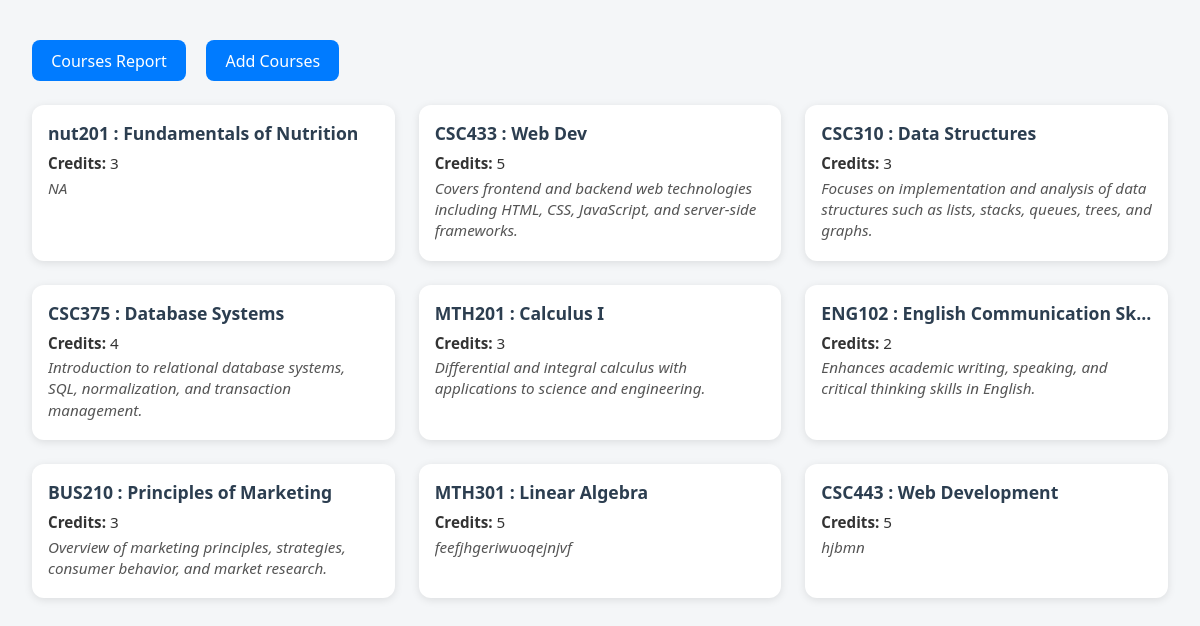
The app's page /controller/CourseController.php?action=index with its own data.
### tables this page shows
CREATE TABLE IF NOT EXISTS `courses` (
  `id` int NOT NULL AUTO_INCREMENT,
  `course_code` varchar(20) NOT NULL,
  `course_name` varchar(100) NOT NULL,
  `description` text,
  `credits` int DEFAULT '3',
  `created_at` datetime DEFAULT CURRENT_TIMESTAMP,
  `updated_at` datetime DEFAULT CURRENT_TIMESTAMP ON UPDATE CURRENT_TIMESTAMP,
  PRIMARY KEY (`id`),
  UNIQUE KEY `course_code` (`course_code`),
  UNIQUE KEY `course_name` (`course_name`)
);

### models/Course.php (called while the page is built, shortened)
<?php
class Course
{
    private $pdo;
    public function __construct($pdo)
    {
        $this->pdo = $pdo;
    }
    public static function fromRow($pdo, $row)
    {
        $course = new self($pdo);
        $course->id = $row['id'];
        $course->course_code = $row['course_code'];
        $course->course_name = $row['course_name'];
        $course->description = $row['description'];
        $course->credits = $row['credits'];
        $course->created_at = $row['created_at'];
        $course->updated_at = $row['updated_at'];
        return $course;
    }
    public function all()
    {
        try {
            $stmt = $this->pdo->query("SELECT * FROM courses ORDER BY created_at DESC");
            $courses = [];
            while ($row = $stmt->fetch()) {
                $courses[] = self::fromRow($this->pdo, $row);
            }
            return ['success' => $courses];
        } catch (PDOException $e) {
            return ['error' => $e->getMessage()];
        }
    }
}

### views/courses.php (the view, shortened to what this page needs)
<html lang="en">
<head>
    <link rel="stylesheet" href="../css/mainC.css">
</head>
<body>
    <a href="../controller/CourseController.php?action=report" class="report-button">Courses Report</a>
    <a href="../controller/CourseController.php?action=createForm" class="report-button">Add Courses</a>
    <div class="form-and-cards-container">
        <?php foreach ($courses as $course): ?>
            <div role="button" tabindex="0" class="course-card"
                 onclick="window.location.href='../controller/CourseController.php?action=details&id=<?= $course->id ?>'">
                <h3 class="title"><?= htmlspecialchars($course->course_code) ?> : <?= htmlspecialchars($course->course_name) ?></h3>
                <p><strong>Credits:</strong> <?= htmlspecialchars($course->credits) ?></p>
                <p class="description"><?= nl2br(htmlspecialchars($course->description)) ?></p>
            </div>
        <?php endforeach; ?>
    </div>
</body>
</html>

### controller/CourseController.php (shortened to what this page needs)
<?php
require_once __DIR__ . '/../models/Course.php';
require_once __DIR__ . '/../dbconfig.php';
class CourseController
{
    private $courseModel;
    public function __construct()
    {
        global $pdo;
        $this->courseModel = new Course($pdo);
    }
    public function index()
    {
        $result = $this->courseModel->all();
        $courses = [];
        if (isset($result['success'])) {
            $courses = $result['success'];
        } elseif (isset($result['error'])) {
            $_SESSION['errors'] = (array)$result['error'];
        }
        require_once __DIR__ . '/../views/courses.php';
    }
}
$action = $_GET['action'] ?? 'index';
$controller = new CourseController();
if (method_exists($controller, $action)) {
    $controller->$action();
} else {
    header("HTTP/1.0 404 Not Found");
    echo "Page not found";
}

### css/mainC.css (style rules this page uses)
body { font-family: "Segoe UI", Tahoma, Geneva, Verdana, sans-serif; background: #f4f6f8; margin: 0; padding: 2rem; color: #333; }
a.report-button { display: inline-block; margin: 0.5rem 1rem 1.5rem 0; padding: 0.6rem 1.2rem; background-color: #007bff; color: white; text-decoration: none; border-radius: 8px; font-weight: 500; transition: background 0.3s ease; }
.form-and-cards-container { display: grid; grid-template-columns: repeat(auto-fill, minmax(280px, 1fr)); gap: 1.5rem; }
.course-card { background-color: white; border-radius: 12px; box-shadow: 0 2px 8px rgba(0, 0, 0, 0.1); padding: 1rem; cursor: pointer; transition: transform 0.2s ease, box-shadow 0.2s ease; }
.course-card h3 { margin: 0 0 0.5rem; font-size: 1.1rem; color: #2c3e50; }
.course-card p { margin: 0.2rem 0; font-size: 0.95rem; line-height: 1.4; }
.course-card .title { white-space: nowrap; overflow: hidden; text-overflow: ellipsis; }
.course-card .description { color: #555; font-style: italic; overflow: hidden; display: -webkit-box; -webkit-box-orient: vertical; -webkit-line-clamp: 5; line-height: 1.4em; max-height: calc(1.4em * 5); text-overflow: ellipsis; white-space: normal; word-break: break-word; overflow-wrap: break-word; }

### records on screen
courses: course_code "nut201", course_name "Fundamentals of Nutrition", credits "3", description "NA"
courses: course_code "CSC433", course_name "Web Dev", credits "5", description "Covers frontend and backend web technologies including HTML, CSS, JavaScript, and server-side frameworks."
courses: course_code "CSC310", course_name "Data Structures", credits "3", description "Focuses on implementation and analysis of data structures such as lists, stacks, queues, trees, and graphs."
courses: course_code "CSC375", course_name "Database Systems", credits "4", description "Introduction to relational database systems, SQL, normalization, and transaction management."
courses: course_code "MTH201", course_name "Calculus I", credits "3", description "Differential and integral calculus with applications to science and engineering."
courses: course_code "ENG102", course_name "English Communication Sk…", credits "2", description "Enhances academic writing, speaking, and critical thinking skills in English."
courses: course_code "BUS210", course_name "Principles of Marketing", credits "3", description "Overview of marketing principles, strategies, consumer behavior, and market research."
courses: course_code "MTH301", course_name "Linear Algebra", credits "5", description "feefjhgeriwuoqejnjvf"
courses: course_code "CSC443", course_name "Web Development", credits "5", description "hjbmn"
